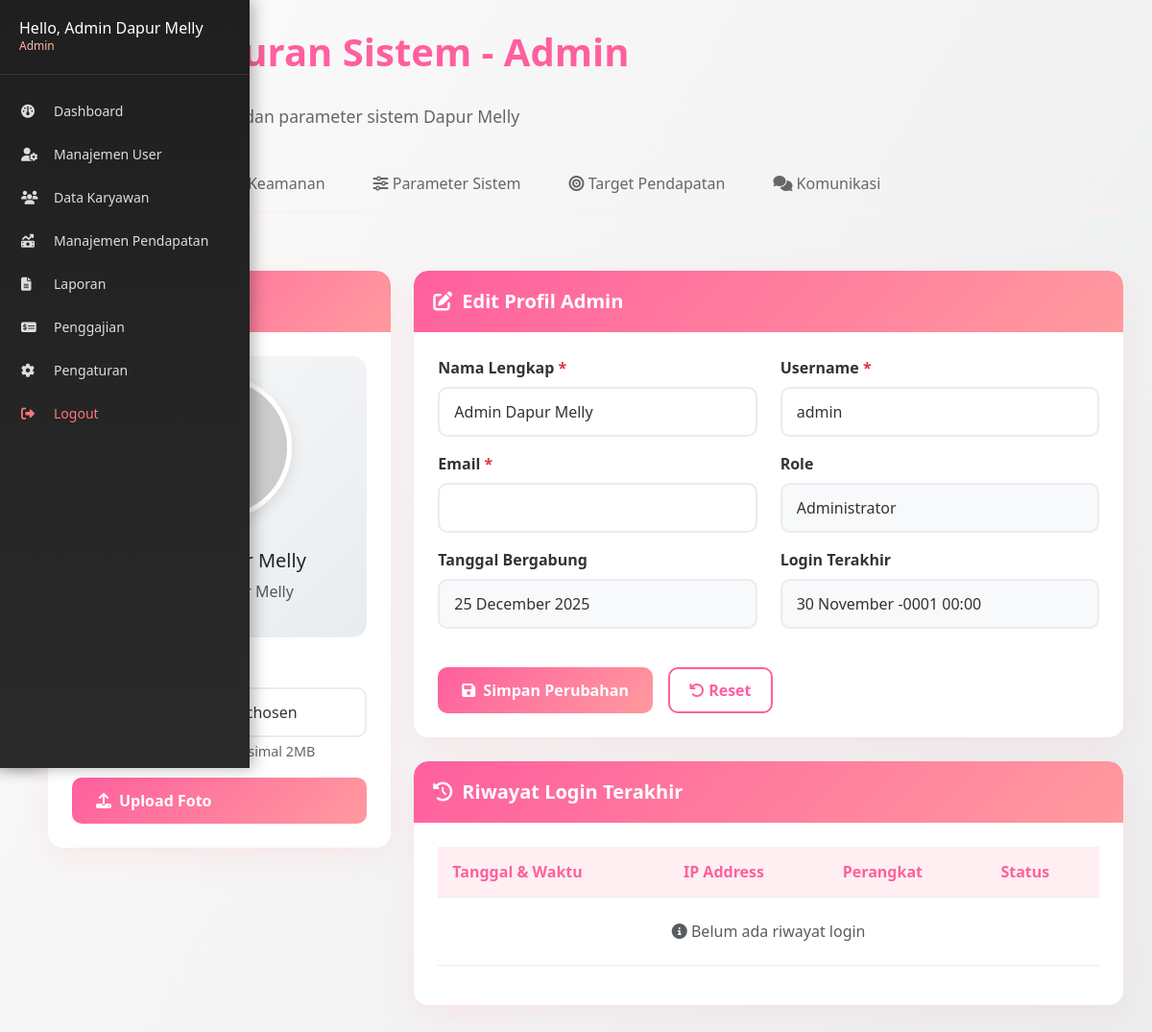
The page /admin/pengaturan.php (signed in) on the database its author committed.
### tables this page shows
CREATE TABLE `users` (
  `id` int(11) NOT NULL AUTO_INCREMENT,
  `username` varchar(50) NOT NULL,
  `password` varchar(255) NOT NULL,
  `role` enum('admin','owner','user') NOT NULL,
  `nama_lengkap` varchar(100) NOT NULL,
  `email` varchar(100) DEFAULT NULL,
  `last_login` timestamp NULL DEFAULT NULL,
  `foto_profil` varchar(255) DEFAULT 'default.png',
  `created_at` timestamp NOT NULL DEFAULT current_timestamp(),
  `updated_at` timestamp NOT NULL DEFAULT current_timestamp() ON UPDATE current_timestamp(),
  PRIMARY KEY (`id`),
  UNIQUE KEY `username` (`username`)
);

### admin/pengaturan.php (the view, shortened to what this page needs)
<?php
include '../config/koneksi.php';
$admin_id = $_SESSION['id'];
$nama_user = $_SESSION['nama_lengkap'] ?? 'Admin';
$query_admin = mysqli_prepare($conn, "SELECT * FROM users WHERE id = ?");
mysqli_stmt_bind_param($query_admin, "i", $admin_id);
mysqli_stmt_execute($query_admin);
$admin_result = mysqli_stmt_get_result($query_admin);
$data_admin = mysqli_fetch_assoc($admin_result);
$foto_profil = $data_admin['foto_profil'] ?? 'default.png';
$email = $data_admin['email'] ?? '';
$username = $data_admin['username'] ?? '';
$login_history = [];
include '../includes/sidebar.php';
?>
<!DOCTYPE html>
<html lang="id">
<head>
    <link href="https://cdn.jsdelivr.net/npm/bootstrap@5.3.0/dist/css/bootstrap.min.css" rel="stylesheet">
    <link rel="stylesheet" href="https://cdnjs.cloudflare.com/ajax/libs/font-awesome/6.5.1/css/all.min.css"/>
    <link rel="stylesheet" href="https://cdn.jsdelivr.net/npm/sweetalert2@11/dist/sweetalert2.min.css">
</head>
<body>
<?php include '../includes/sidebar.php'; ?>
<div class="main-content">
<div class="page-header">
    <h1><i class="fas fa-cogs"></i> Pengaturan Sistem - Admin</h1>
    <p>Kelola profil, keamanan, dan parameter sistem Dapur Melly</p>
</div>
<ul class="nav nav-tabs" id="settingsTab" role="tablist">
    <li class="nav-item" role="presentation">
        <button class="nav-link active" id="profile-tab" data-bs-toggle="tab" data-bs-target="#profile" type="button" role="tab">
            <i class="fas fa-user-circle"></i> Profil Admin
        </button>
    </li>
    <li class="nav-item" role="presentation">
        <button class="nav-link" id="security-tab" data-bs-toggle="tab" data-bs-target="#security" type="button" role="tab">
            <i class="fas fa-shield-alt"></i> Keamanan
        </button>
    </li>
    <li class="nav-item" role="presentation">
        <button class="nav-link" id="parameters-tab" data-bs-toggle="tab" data-bs-target="#parameters" type="button" role="tab">
            <i class="fas fa-sliders-h"></i> Parameter Sistem
        </button>
    </li>
    <li class="nav-item" role="presentation">
        <button class="nav-link" id="targets-tab" data-bs-toggle="tab" data-bs-target="#targets" type="button" role="tab">
            <i class="fas fa-bullseye"></i> Target Pendapatan
        </button>
    </li>
    <li class="nav-item" role="presentation">
        <button class="nav-link" id="messages-tab" data-bs-toggle="tab" data-bs-target="#messages" type="button" role="tab">
            <i class="fas fa-comments"></i> Komunikasi
        </button>
    </li>
</ul>
<div class="tab-content" id="settingsTabContent">
    <div class="tab-pane fade show active" id="profile" role="tabpanel">
        <div class="row fade-in">
            <div class="col-lg-4">
                <div class="card-custom">
                    <div class="card-header-custom">
                        <h5><i class="fas fa-camera"></i> Foto Profil</h5>
                    </div>
                    <div class="card-body">
                        <div class="profile-photo-container">
                            <?php
                            $foto_path = "../assets/img/profile/" . $foto_profil;
                            if (!file_exists($foto_path) || $foto_profil == 'default.png') {
                                $foto_path = "https://ui-avatars.com/api/?name=" . urlencode($nama_user) . "&background=ff5f9e&color=fff&size=150";
                            }
                            ?>
                            <img src="<?= $foto_path ?>" class="profile-photo" alt="Foto Profil"
                                 onerror="this.src='https://ui-avatars.com/api/?name=<?= urlencode($nama_user) ?>&background=ff5f9e&color=fff&size=150'">
                            <h5 class="mt-3 text-dark"><?= htmlspecialchars($nama_user) ?></h5>
                            <p class="text-muted">Admin • Dapur Melly</p>
                        </div>
                        <form method="POST" enctype="multipart/form-data">
                            <div class="mb-3">
                                <label class="form-label">Ganti Foto Profil</label>
                                <input type="file" class="form-control" name="foto_profil" accept="image/*">
                                <div class="form-text">Format: JPG, PNG, GIF. Maksimal 2MB</div>
                            </div>
                            <button type="submit" name="upload_foto" class="btn btn-custom w-100">
                                <i class="fas fa-upload"></i> Upload Foto
                            </button>
                        </form>
                    </div>
                </div>
            </div>
            <div class="col-lg-8">
                <div class="card-custom">
                    <div class="card-header-custom">
                        <h5><i class="fas fa-edit"></i> Edit Profil Admin</h5>
                    </div>
                    <div class="card-body">
                        <form method="POST">
                            <div class="row">
                                <div class="col-md-6 mb-3">
                                    <label class="form-label">Nama Lengkap <span class="text-danger">*</span></label>
                                    <input type="text" class="form-control" name="nama_lengkap"
                                           value="<?= htmlspecialchars($data_admin['nama_lengkap'] ?? '') ?>" required>
                                </div>
                                <div class="col-md-6 mb-3">
                                    <label class="form-label">Username <span class="text-danger">*</span></label>
                                    <input type="text" class="form-control" name="username"
                                           value="<?= htmlspecialchars($username) ?>" required>
                                </div>
                            </div>
                            <div class="row">
                                <div class="col-md-6 mb-3">
                                    <label class="form-label">Email <span class="text-danger">*</span></label>
                                    <input type="email" class="form-control" name="email"
                                           value="<?= htmlspecialchars($email) ?>" required>
                                </div>
                                <div class="col-md-6 mb-3">
                                    <label class="form-label">Role</label>
                                    <input type="text" class="form-control" value="Administrator" readonly style="background-color: #f8f9fa;">
                                </div>
                            </div>
                            <div class="row">
                                <div class="col-md-6 mb-3">
                                    <label class="form-label">Tanggal Bergabung</label>
                                    <input type="text" class="form-control"
                                           value="<?= date('d F Y', strtotime($data_admin['created_at'] ?? date('Y-m-d'))) ?>" readonly style="background-color: #f8f9fa;">
                                </div>
                                <div class="col-md-6 mb-3">
                                    <label class="form-label">Login Terakhir</label>
                                    <input type="text" class="form-control"
                                           value="<?= !empty($data_admin['last_login']) ? date('d F Y H:i', strtotime($data_admin['last_login'])) : 'Belum pernah' ?>" readonly style="background-color: #f8f9fa;">
                                </div>
                            </div>
                            <div class="d-flex gap-3 mt-4">
                                <button type="submit" name="update_profile" class="btn btn-custom">
                                    <i class="fas fa-save"></i> Simpan Perubahan
                                </button>
                                <button type="reset" class="btn btn-outline-custom">
                                    <i class="fas fa-undo"></i> Reset
                                </button>
                            </div>
                        </form>
                    </div>
                </div>
                <div class="card-custom mt-4 fade-in">
                    <div class="card-header-custom">
                        <h5><i class="fas fa-history"></i> Riwayat Login Terakhir</h5>
                    </div>
                    <div class="card-body">
                        <div class="table-responsive">
                            <table class="table table-custom">
                                <thead>
                                    <tr>
                                        <th>Tanggal & Waktu</th>
                                        <th>IP Address</th>
                                        <th>Perangkat</th>
                                        <th>Status</th>
                                    </tr>
                                </thead>
                                <tbody>
                                    <?php if (empty($login_history)): ?>
                                        <tr>
                                            <td colspan="4" class="text-center text-muted py-4">
                                                <i class="fas fa-info-circle"></i> Belum ada riwayat login
                                            </td>
                                        </tr>
                                    <?php endif; ?>
                                </tbody>
                            </table>
                        </div>
                    </div>
                </div>
            </div>
        </div>
    </div>
</div>
</div>
</body>
</html>

### admin/pengaturan.php (style rules this page uses)
:root { --pink-primary: #ff5f9e; --pink-light: #ff9a9e; --pink-soft: #ffeff3; --pink-gradient: linear-gradient(135deg, var(--pink-primary), var(--pink-light)); --white: #ffffff; --light-bg: #f9f7fe; --light-card: #ffffff; --border-color: #e9ecef; --text-dark: #333333; --text-muted: #666666; --shadow: 0 4px 20px rgba(255, 95, 158, 0.1); --card-shadow: 0 10px 30px rgba(255, 154, 158, 0.15); }
* { box-sizing: border-box; margin: 0; padding: 0; }
body { font-family: 'Segoe UI', Tahoma, Geneva, Verdana, sans-serif; background-color: var(--light-bg); background-image: linear-gradient(120deg, #fdfbfb 0%, #ebedee 100%); color: var(--text-dark); min-height: 100vh; }
.main-content { margin-left: 20px; padding: 30px; min-height: 100vh; transition: margin-left 0.35s ease; }
.page-header { margin-bottom: 30px; }
.page-header h1 { color: var(--pink-primary); font-weight: 700; font-size: 2.5rem; margin-bottom: 10px; position: relative; display: inline-block; }
.page-header h1:after { content: ''; position: absolute; bottom: -10px; left: 0; width: 80px; height: 4px; background: var(--pink-gradient); border-radius: 2px; }
.page-header p { color: var(--text-muted); font-size: 1.1rem; margin-top: 20px; }
.nav-tabs { border-bottom: 2px solid var(--pink-soft); margin-bottom: 30px; }
.nav-tabs .nav-link { background: transparent; border: none; color: var(--text-muted); font-weight: 500; padding: 15px 25px; border-radius: 10px 10px 0 0; transition: all 0.3s ease; }
.nav-tabs .nav-link.active { color: var(--pink-primary); background: var(--white); border-bottom: 3px solid var(--pink-primary); box-shadow: 0 -2px 10px rgba(255, 95, 158, 0.1); }
.tab-content { padding: 30px 0; }
.card-custom { background: var(--white); border: none; border-radius: 15px; box-shadow: var(--card-shadow); margin-bottom: 25px; overflow: hidden; transition: transform 0.3s ease, box-shadow 0.3s ease; }
.card-header-custom { background: var(--pink-gradient); border-bottom: none; padding: 20px; color: white; border-radius: 15px 15px 0 0 !important; }
.card-header-custom h5 { margin: 0; display: flex; align-items: center; gap: 10px; font-weight: 600; color: white; }
.card-body { padding: 25px; }
.form-label { color: var(--text-dark); font-weight: 600; margin-bottom: 8px; }
.form-control, .form-select { border: 2px solid #e9ecef; color: var(--text-dark); padding: 12px 15px; border-radius: 10px; transition: all 0.3s ease; }
.form-text { color: var(--text-muted); font-size: 0.9rem; }
.btn-custom { background: var(--pink-gradient); border: none; color: white; font-weight: 600; padding: 12px 25px; border-radius: 10px; transition: all 0.3s ease; display: inline-flex; align-items: center; gap: 8px; }
.btn-outline-custom { background: transparent; border: 2px solid var(--pink-primary); color: var(--pink-primary); font-weight: 600; padding: 10px 20px; border-radius: 10px; transition: all 0.3s ease; }
.profile-photo-container { text-align: center; padding: 20px; background: linear-gradient(135deg, #f8f9fa 0%, #e9ecef 100%); border-radius: 15px; margin-bottom: 20px; }
.profile-photo { width: 150px; height: 150px; border-radius: 50%; object-fit: cover; border: 5px solid white; box-shadow: 0 5px 15px rgba(0,0,0,0.1); margin-bottom: 15px; transition: transform 0.3s ease; }
.table-custom { background: transparent; color: var(--text-dark); }
.table-custom th { background: var(--pink-soft); border-color: var(--border-color); color: var(--pink-primary); font-weight: 600; padding: 15px; }
.table-custom td { border-color: var(--border-color); vertical-align: middle; padding: 12px 15px; }
.fade-in { animation: fadeIn 0.5s ease; }

### rows shown on the page
users: nama_lengkap "Admin Dapur Melly", username "admin", created_at "25 December 2025", last_login "30 November -0001 00:00"

### other values the page prints
$nama "Admin Dapur Melly"
$role "Admin"
$nama_user "Admin Dapur Melly"
